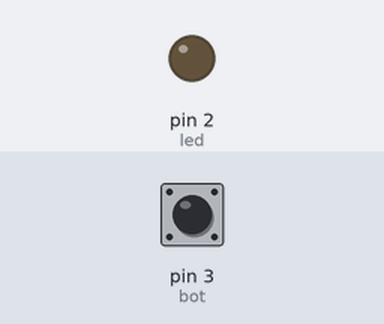
Simulated run of this sketch. Board: Arduino Uno, built with avr-gcc and run on an emulated ATmega328P. On the bench: output pins drawn as LEDs (lit = HIGH). The inputs (shaded band) are chosen by the test bench; at power-on: pin 3 (bot) LOW.

Above: at 1.2 s.
1.3 s: pin 3 (bot) pulled HIGH for 0.15 s
At 1.37 s:
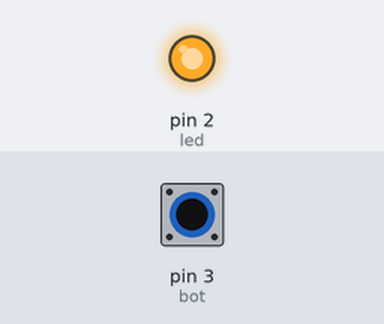
2.9 s: pin 3 (bot) pulled HIGH for 3.2 s
At 6.8 s:
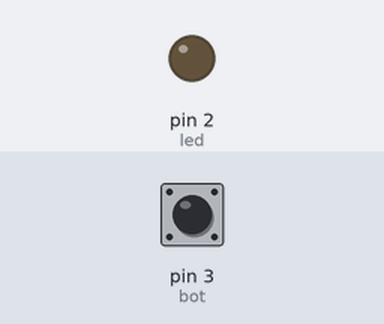
Timing chart, 0 to 8.3 s (numbered marks = the images above; inputs shaded):
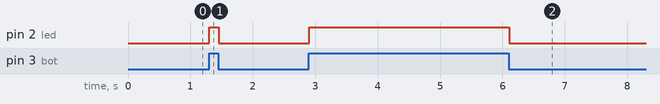

The sketch:

codigo.ino
```cpp
// C++ code
//
const int led = 2;
const int bot = 3;
  int var;
void setup()
{
  pinMode(led, OUTPUT);
   pinMode(bot, INPUT);
}

void loop()
{
  var = digitalRead(bot);

  if(var){
       digitalWrite(led,HIGH);
  }else{
       digitalWrite(led,LOW);
  }
  delay(10); // Wait for 1000 millisecond(s)
}
```

Measured:
- after the input at 1.3 s, pin 2 (led): LOW → HIGH at once, → LOW 0.15 s later
- after the input at 2.9 s, pin 2 (led): LOW → HIGH at once, → LOW 3.2 s later
